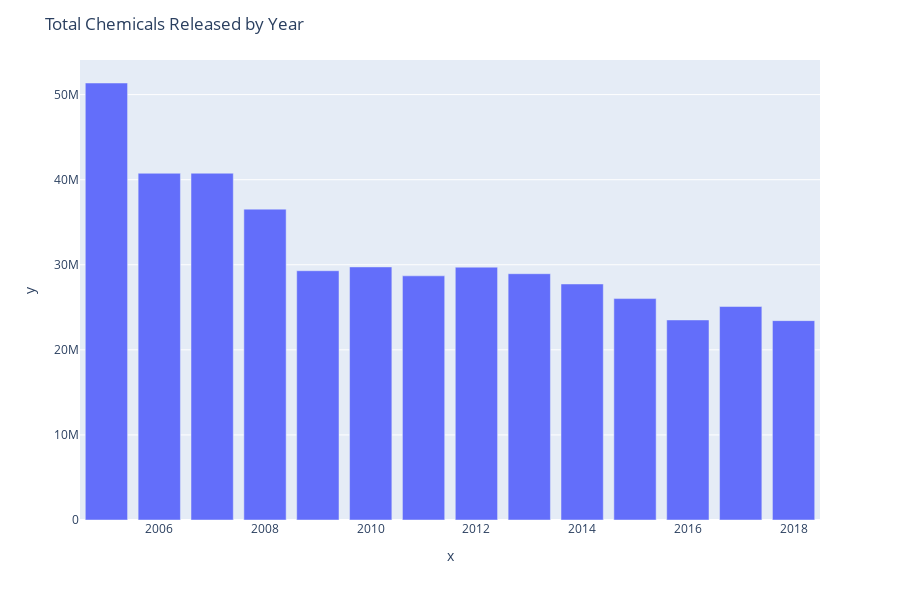

The notebook cell this image was saved under:
### Code cell
fig = px.bar(year_grouped_gtz, x = x, y= y)
fig.update_layout(title_text = 'Total Chemicals Released by Year')
fig.show()

### Figure 1 — Plotly figure (JSON) as saved in the notebook; plotly's stock layout.template omitted (floating-point values rounded to 4 significant figures)
{"data": [{"alignmentgroup": "True", "hoverlabel": {"namelength": 0}, "hovertemplate": "x=%{x}<br>y=%{y}", "legendgroup": "", "marker": {"color": "#636efa"}, "name": "", "offsetgroup": "", "orientation": "v", "showlegend": false, "textposition": "auto", "type": "bar", "x": [2005, 2007, 2006, 2008, 2010, 2012, 2009, 2013, 2011, 2014, 2015, 2017, 2016, 2018], "xaxis": "x", "y": [51360000.0, 40760000.0, 40750000.0, 36540000.0, 29750000.0, 29720000.0, 29300000.0, 28950000.0, 28700000.0, 27740000.0, 26020000.0, 25090000.0, 23510000.0, 23430000.0], "yaxis": "y"}], "layout": {"barmode": "relative", "height": 600, "legend": {"tracegroupgap": 0}, "margin": {"t": 60}, "title": {"text": "Total Chemicals Released by Year"}, "xaxis": {"anchor": "y", "domain": [0, 1], "title": {"text": "x"}}, "yaxis": {"anchor": "x", "domain": [0, 1], "title": {"text": "y"}}}}
